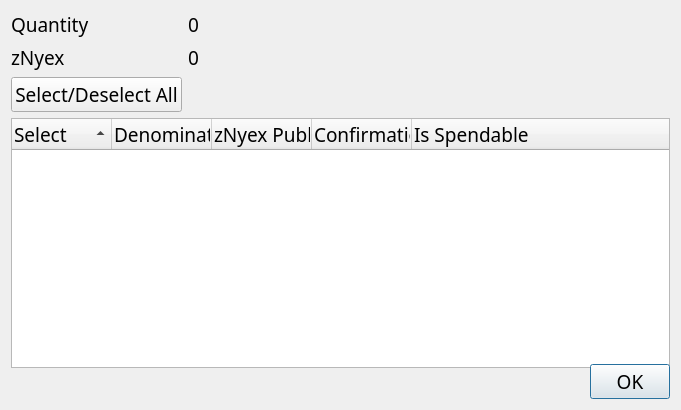
<?xml version="1.0" encoding="UTF-8"?>
<ui version="4.0">
 <class>ZNyexControlDialog</class>
 <widget class="QDialog" name="ZNyexControlDialog">
  <property name="geometry">
   <rect>
    <x>0</x>
    <y>0</y>
    <width>681</width>
    <height>410</height>
   </rect>
  </property>
  <property name="minimumSize">
   <size>
    <width>681</width>
    <height>384</height>
   </size>
  </property>
  <property name="font">
   <font>
    <family>Ara Hamah 1982</family>
    <pointsize>14</pointsize>
   </font>
  </property>
  <property name="windowTitle">
   <string>Select zNyex to Spend</string>
  </property>
  <layout class="QGridLayout" name="gridLayout">
   <item row="0" column="0">
    <layout class="QFormLayout" name="formLayout">
     <property name="sizeConstraint">
      <enum>QLayout::SetDefaultConstraint</enum>
     </property>
     <item row="0" column="0">
      <widget class="QLabel" name="labelQuantity">
       <property name="text">
        <string>Quantity</string>
       </property>
      </widget>
     </item>
     <item row="0" column="1">
      <widget class="QLabel" name="labelQuantity_int">
       <property name="text">
        <string>0</string>
       </property>
      </widget>
     </item>
     <item row="1" column="0">
      <widget class="QLabel" name="labelZNyex">
       <property name="text">
        <string>zNyex</string>
       </property>
      </widget>
     </item>
     <item row="1" column="1">
      <widget class="QLabel" name="labelZNyex_int">
       <property name="text">
        <string>0</string>
       </property>
      </widget>
     </item>
     <item row="2" column="0">
      <widget class="QPushButton" name="pushButtonAll">
       <property name="text">
        <string>Select/Deselect All</string>
       </property>
      </widget>
     </item>
    </layout>
   </item>
   <item row="1" column="0">
    <layout class="QVBoxLayout" name="verticalLayout">
     <item>
      <widget class="QTreeWidget" name="treeWidget">
       <property name="minimumSize">
        <size>
         <width>0</width>
         <height>250</height>
        </size>
       </property>
       <property name="font">
        <font>
         <family>Ara Hamah 1982</family>
         <pointsize>14</pointsize>
        </font>
       </property>
       <property name="alternatingRowColors">
        <bool>true</bool>
       </property>
       <property name="sortingEnabled">
        <bool>true</bool>
       </property>
       <property name="columnCount">
        <number>5</number>
       </property>
       <attribute name="headerDefaultSectionSize">
        <number>100</number>
       </attribute>
       <column>
        <property name="text">
         <string notr="true">Select</string>
        </property>
       </column>
       <column>
        <property name="text">
         <string notr="true">Denomination</string>
        </property>
       </column>
       <column>
        <property name="text">
         <string notr="true">zNyex Public ID</string>
        </property>
       </column>
       <column>
        <property name="text">
         <string notr="true">Confirmations</string>
        </property>
       </column>
       <column>
        <property name="text">
         <string>Is Spendable</string>
        </property>
       </column>
      </widget>
     </item>
     <item>
      <widget class="QDialogButtonBox" name="buttonBox">
       <property name="orientation">
        <enum>Qt::Horizontal</enum>
       </property>
       <property name="standardButtons">
        <set>QDialogButtonBox::Ok</set>
       </property>
      </widget>
     </item>
    </layout>
   </item>
  </layout>
 </widget>
 <resources/>
 <connections>
  <connection>
   <sender>buttonBox</sender>
   <signal>accepted()</signal>
   <receiver>ZNyexControlDialog</receiver>
   <slot>accept()</slot>
   <hints>
    <hint type="sourcelabel">
     <x>248</x>
     <y>254</y>
    </hint>
    <hint type="destinationlabel">
     <x>157</x>
     <y>274</y>
    </hint>
   </hints>
  </connection>
  <connection>
   <sender>buttonBox</sender>
   <signal>rejected()</signal>
   <receiver>ZNyexControlDialog</receiver>
   <slot>reject()</slot>
   <hints>
    <hint type="sourcelabel">
     <x>316</x>
     <y>260</y>
    </hint>
    <hint type="destinationlabel">
     <x>286</x>
     <y>274</y>
    </hint>
   </hints>
  </connection>
 </connections>
</ui>
